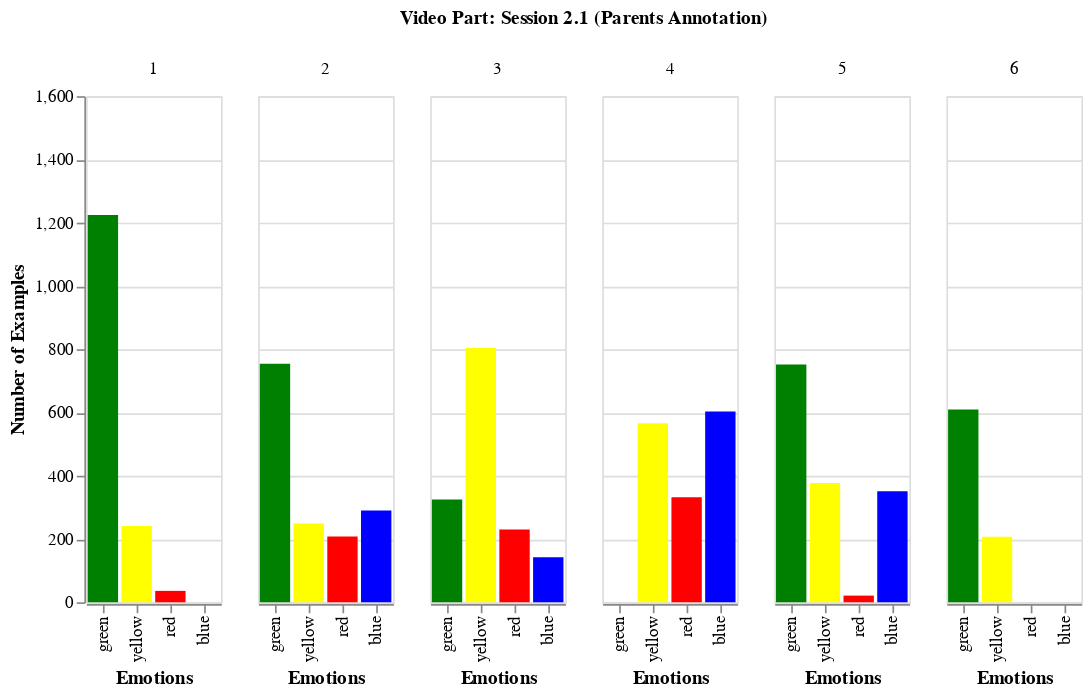

The notebook cell saved with this chart:
### Markdown cell above
# 2.1 P

### Code cell
dataframes_21 = add_video_part_column_to_dataframes(dataframes_21)

dataframes_21_dict = create_whole_session_dict_values(dataframes_21)

df_session_21 = pd.DataFrame(dataframes_21_dict)
print(df_session_21)


# Using pandas function to transform from wide format to long format, so Altair can work better
source_21 = df_session_21.melt("video_part", var_name="emotion_zone", value_name='values')

alt.Chart(source_21).mark_bar().encode(
    alt.X('emotion_zone:N', sort=COLOURS, title='Emotions'),
    alt.Y('values:Q', title='Number of Examples',
         scale=alt.Scale(domain=(0, 1600)),
         ),
    column=alt.Column('video_part:N', title='Video Part: Session 2.1 (Parents Annotation)'),
    color=alt.Color('emotion_zone', scale=alt.Scale(domain=EMOTIONS, range=COLOURS), title='Emotion zones', legend=None)

)

### Figure 1 — Vega-Lite specification as saved in the notebook (floating-point values rounded to 4 significant figures)
{"config": {"view": {"continuousWidth": 400, "continuousHeight": 300}}, "data": {"name": "data-c5e05e23f3dbb632e6d4f81d50c198a3"}, "mark": "bar", "encoding": {"color": {"field": "emotion_zone", "legend": null, "scale": {"domain": ["green", "yellow", "red", "blue"], "range": ["green", "yellow", "red", "blue"]}, "title": "Emotion zones", "type": "nominal"}, "column": {"field": "video_part", "title": "Video Part: Session 2.1 (Parents Annotation)", "type": "nominal"}, "x": {"field": "emotion_zone", "sort": ["green", "yellow", "red", "blue"], "title": "Emotions", "type": "nominal"}, "y": {"field": "values", "scale": {"domain": [0, 1600]}, "title": "Number of Examples", "type": "quantitative"}}, "$schema": "https://vega.github.io/schema/vega-lite/v4.17.0.json", "datasets": {"data-c5e05e23f3dbb632e6d4f81d50c198a3": [{"video_part": 1, "emotion_zone": "green", "values": 1224}, {"video_part": 2, "emotion_zone": "green", "values": 754}, {"video_part": 3, "emotion_zone": "green", "values": 325}, {"video_part": 4, "emotion_zone": "green", "values": 0}, {"video_part": 5, "emotion_zone": "green", "values": 752}, {"video_part": 6, "emotion_zone": "green", "values": 609}, {"video_part": 1, "emotion_zone": "blue", "values": 0}, {"video_part": 2, "emotion_zone": "blue", "values": 290}, {"video_part": 3, "emotion_zone": "blue", "values": 142}, {"video_part": 4, "emotion_zone": "blue", "values": 603}, {"video_part": 5, "emotion_zone": "blue", "values": 351}, {"video_part": 6, "emotion_zone": "blue", "values": 0}, {"video_part": 1, "emotion_zone": "yellow", "values": 241}, {"video_part": 2, "emotion_zone": "yellow", "values": 249}, {"video_part": 3, "emotion_zone": "yellow", "values": 804}, {"video_part": 4, "emotion_zone": "yellow", "values": 566}, {"video_part": 5, "emotion_zone": "yellow", "values": 377}, {"video_part": 6, "emotion_zone": "yellow", "values": 207}, {"video_part": 1, "emotion_zone": "red", "values": 36}, {"video_part": 2, "emotion_zone": "red", "values": 208}, {"video_part": 3, "emotion_zone": "red", "values": 230}, {"video_part": 4, "emotion_zone": "red", "values": 332}, {"video_part": 5, "emotion_zone": "red", "values": 21}, {"video_part": 6, "emotion_zone": "red", "values": 0}]}}
